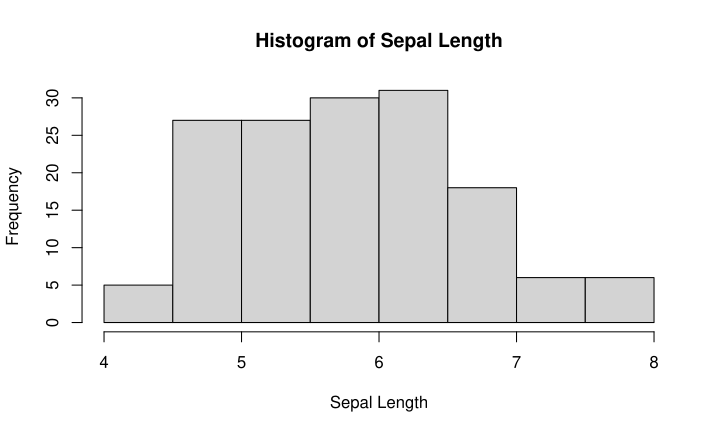

Write R code to recreate this figure.
data(iris)
head(iris)
summary(iris)
hist(iris$Sepal.Length, main="Histogram of Sepal Length", xlab="Sepal Length")
hist(iris$Sepal.Width, main="Histogram of Sepal Width", xlab="Sepal Width")
hist(iris$Petal.Length, main="Histogram of Petal Length", xlab="Petal Length")
hist(iris$Petal.Width, main="Histogram of Petal Width", xlab="Petal Width")
